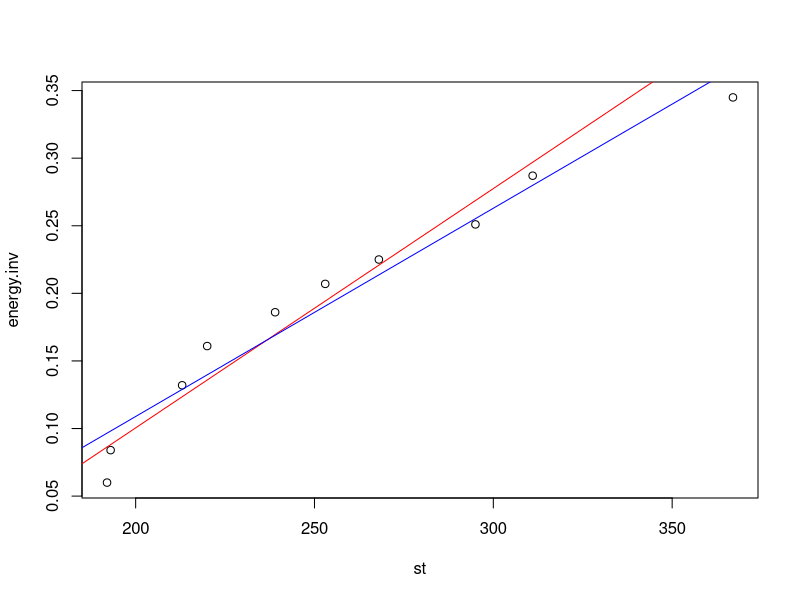

Generate this figure with R:
energy = c(
2.899,
3.484 ,
3.984 ,
4.444 ,
4.831 ,
5.376 ,
6.211 ,
7.576 ,
11.905 ,
16.667 
)

st = c(
   367 ,
   311 ,
   295 ,
   268 ,
   253 ,
   239 ,
   220 ,
   213 ,
   193 ,
   192
)

sd = c(
   17,
   9,
   9,
   7,
   7,
   6,
   6,
   6,
   5,
   5
)

energy.inv = 1/energy
var = sd^2
w = 1 / var

df = data.frame(energy.inv, st)

l.heter = lm(formula = energy.inv ~ st, weights = w, data = df)
l.homo = lm(formula = energy.inv ~ st, data = df)


plot(st,energy.inv)
abline(l.heter$coefficients[1], l.heter$coefficients[2], col = "red")
abline(l.homo$coefficients[1], l.homo$coefficients[2], col = "blue")
